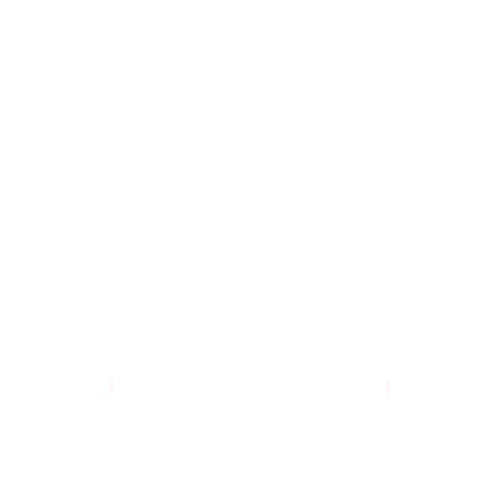
Frame 1 (no input)
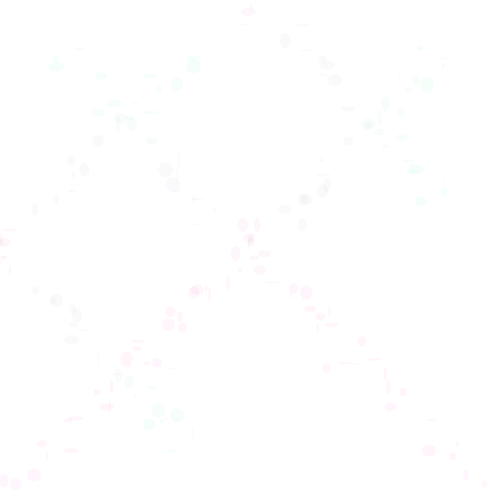
Frame 60 (the mouse pressed at the canvas centre just before this capture)
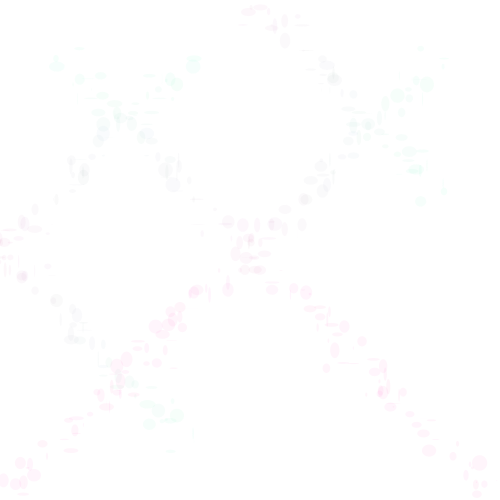
Frame 120 (the mouse held since frame 60 and released just before this capture)

The Processing sketch that drew these frames (run headless with seeded random() and noise(); from frame 60 on, the mouse is pressed at the canvas centre):

// Processing sketch: ColorfulGaussianClusters
// ── ColorfulGaussianClusters.pde
/**
* Title: MerMade in Spring
* Name: Maya Richman
* Date: January 19, 2013
* Assignment: 2-I.4
*
* Color chages dependent on xloc and yloc which give it a nice color blending effect
* The location changes randomly with a variable called location
*
**/

// Original Code: The Nature of Code
// Daniel Shiffman
// http://natureofcode.com

// Import the Java Utilities library's Random class.
import java.util.Random;

// Declare a Random number generator object
Random generator;
float x = 1;
float y = 10;


void setup() {
  size(500, 500);
  background(255);
  generator = new Random();   // Initialize generator
  smooth();
}

void draw() {

  // Get a gaussian random number w/ mean of 0 and standard deviation of 1.0
  float xloc = (float) generator.nextGaussian();
  float yloc = (float) generator.nextGaussian();
  x++;
  y++;
  float sd = 10;   // Define a standard deviation
  float meanwidth = width/10;   // Define a mean value (diagonal of the screen along the x-axis)
  float meanheight = height/10; // Define a mean value (diagonal of the screen along the y-axis)
  xloc = ( xloc * sd ) + meanwidth;  // Scale the gaussian random number by standard deviation and mean
  yloc = ( yloc * sd ) + meanheight; // the same in this instance because the sketch is square
  float location = random(500); // a random number between 0 and 500
  noStroke();
  fill(255 - (255 - location), 255 - location, 255 - (xloc + yloc), 10); //fill each ellipse based off the variable location to change 
  fill(255 - (255 - location), 255 - location, 255 - (xloc + yloc), 10); //fill each ellipse based off the variable location to change 
  noStroke();
  
  /* using the same random location variable, every line becomes 
    clustered with the same normal distribution, if location were 
    not added there would be one small cluster with a brighter color,
    but because the location will change each time, the concentration of color can occur at any location that is frequented multiple times, the fuzziness around the lines shows the standard deviation
   around each line with the mean being the brightest. I am also experimenting with crossing lines here and the colors that form.
 */
  ellipse(xloc + location, yloc + location, random(16), random(16));
  ellipse(500 - (xloc + location), (yloc + location), random(16), random(16));
  ellipse(250 - (xloc + location), yloc + location, random(16), random(16));
  ellipse(250 - (xloc + location), 500 - (yloc + location), random(16), random(16));
  ellipse(500 - (xloc + location), 250 - (yloc + location),random(16), random(16));  
}
